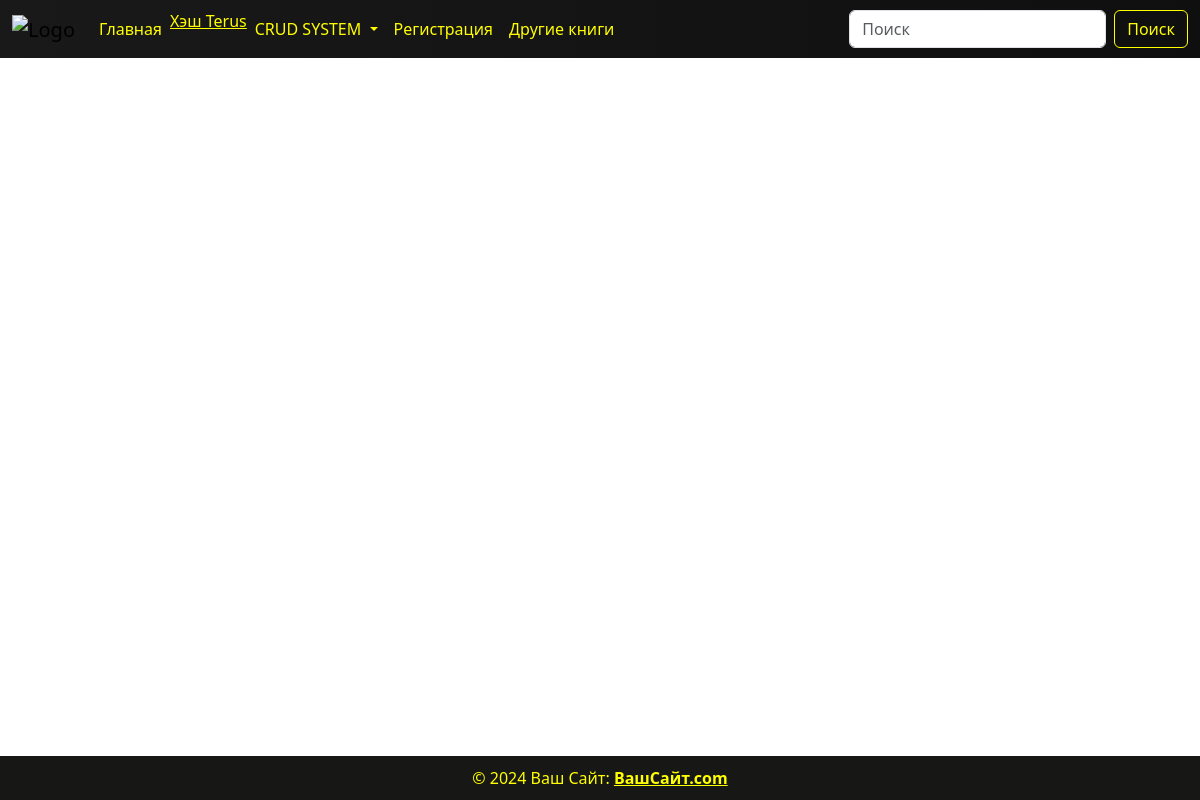
/, run on an earlier commit of the app's database.
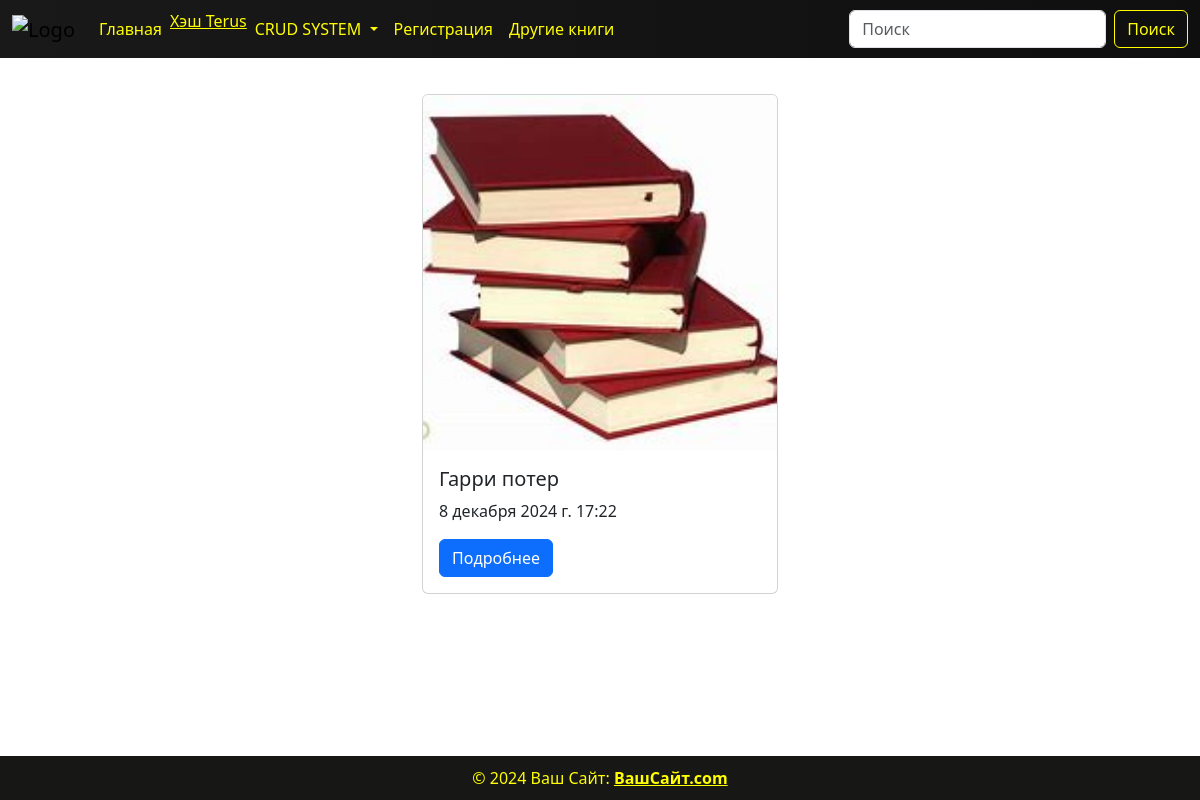
And on a later commit of the database.
### library_blod/models.py (models this page shows, shortened)
class BookModel(models.Model):
    GENRE = (
        ('Ужасы','Ужасы'),
        ('Комедия','Комедия'),
        ('Приключения','Приключения'),
        ('Фантастика','Фантастика')
    )
    image = models.ImageField(upload_to='films/', verbose_name='Загрузите фото фильма',null=True, blank=True)
    title = models.CharField(max_length=100, verbose_name="укажите названия книги")
    description = models.TextField(verbose_name="Укажите описания книги", blank=True)
    price = models.FloatField(verbose_name="Укажите цену книги", default=10)
    created_at = models.DateTimeField(auto_now_add=True)
    genre = models.CharField(max_length=100, choices=GENRE, default='Фантастика')
    gmail = models.CharField(max_length=100, verbose_name="укажите почту автора", default='Puskin1@gmail.com')
    director = models.CharField(max_length=100, verbose_name="Укажите автора", default="Пушкин")
    trailer = models.URLField(verbose_name='укажите ссылку трейлера фильма', null=True)
    class Meta:
        verbose_name = "Книга"
        verbose_name_plural = "Книги"

### library_blod/views.py (the view)
# urls.py: path('', views.book_list_view, name='book_list'),
def book_list_view(request):
    if request.method == 'GET':
        book_list = models.BookModel.objects.all().order_by('-id')
        context = {
            'book_list': book_list,
        }
        return render(request,template_name='book.html', context=context)

### templates/book.html
{% include 'components/header.html' %}
<div class="container mt-4 content">
    <div class="row justify-content-center">
        {% for book in book_list %}
        <div class="col-md-4 mb-4">
            <div class="card" style="width: 100%;">
                <img src="{{book.image.url}}" class="card-img-top" alt="{{ book.title }}">
                <div class="card-body">
                    <h5 class="card-title">{{ book.title }}</h5>
                    <p class="card-text">{{ book.created_at }}</p>
                    <a href="/book_detail/{{ book.id}}/" class="btn btn-primary">Подробнее</a>
                </div>
            </div>
        </div>
        {% endfor %}
    </div>
</div>
{% include 'components/footer.html' %}

What changed in the data, as far as the page shows it:
added BookModel: image (picture), title "Гарри потер", created_at "8 декабря 2024 г. 17:22"
